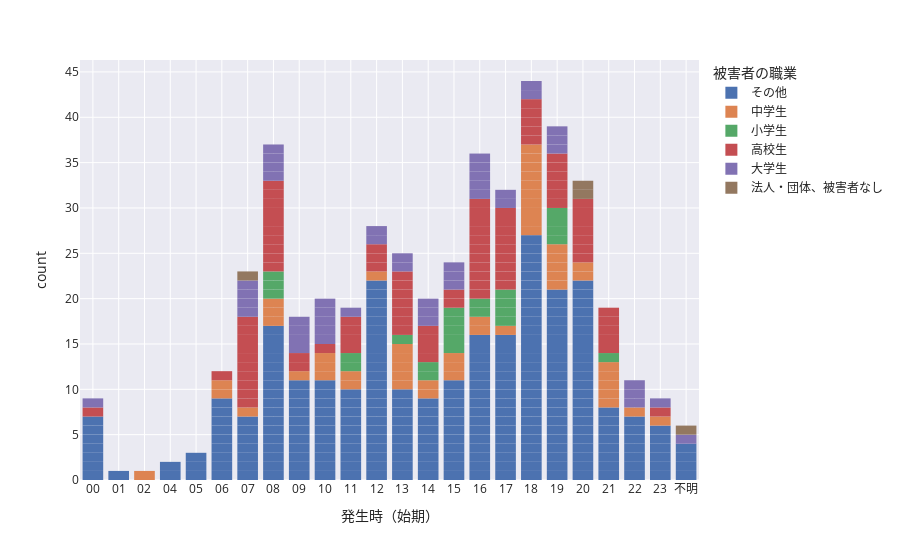

Notebook cell for this chart:
### Markdown cell above
## その他のチャート（上級編）

複数の変数でチャートを作ると、より深い分析ができる。

### Code cell
fig = px.bar(kashiwa,
            x='発生時（始期）',
            color='被害者の職業',
            template='seaborn')
fig.update_traces(
    marker_line_width=0
)
fig.update_xaxes(categoryorder='category ascending')
fig.show()

### Figure 1 — Plotly figure (JSON) as saved in the notebook; plotly's stock layout.template omitted (floating-point values rounded to 4 significant figures; data arrays with more than 128 entries replaced by an {"elided": "..."} marker saying what was removed)
{"data": [{"alignmentgroup": "True", "hovertemplate": "被害者の職業=その他<br>発生時（始期）=%{x}<br>count=%{y}<extra></extra>", "legendgroup": "その他", "marker": {"color": "rgb(76,114,176)", "line": {"width": 0}, "pattern": {"shape": ""}}, "name": "その他", "offsetgroup": "その他", "orientation": "v", "showlegend": true, "textposition": "auto", "type": "bar", "x": {"elided": "257 str values"}, "xaxis": "x", "y": {"elided": "257 int values"}, "yaxis": "y"}, {"alignmentgroup": "True", "hovertemplate": "被害者の職業=中学生<br>発生時（始期）=%{x}<br>count=%{y}<extra></extra>", "legendgroup": "中学生", "marker": {"color": "rgb(221,132,82)", "line": {"width": 0}, "pattern": {"shape": ""}}, "name": "中学生", "offsetgroup": "中学生", "orientation": "v", "showlegend": true, "textposition": "auto", "type": "bar", "x": ["22", "18", "21", "19", "15", "13", "21", "15", "18", "14", "19", "02", "08", "13", "19", "11", "16", "13", "18", "10", "18", "06", "09", "20", "08", "11", "18", "21", "10", "18", "18", "21", "19", "13", "07", "16", "10", "17", "13", "06", "21", "14", "18", "08", "15", "20", "23", "19", "18", "18", "12"], "xaxis": "x", "y": [1, 1, 1, 1, 1, 1, 1, 1, 1, 1, 1, 1, 1, 1, 1, 1, 1, 1, 1, 1, 1, 1, 1, 1, 1, 1, 1, 1, 1, 1, 1, 1, 1, 1, 1, 1, 1, 1, 1, 1, 1, 1, 1, 1, 1, 1, 1, 1, 1, 1, 1], "yaxis": "y"}, {"alignmentgroup": "True", "hovertemplate": "被害者の職業=小学生<br>発生時（始期）=%{x}<br>count=%{y}<extra></extra>", "legendgroup": "小学生", "marker": {"color": "rgb(85,168,104)", "line": {"width": 0}, "pattern": {"shape": ""}}, "name": "小学生", "offsetgroup": "小学生", "orientation": "v", "showlegend": true, "textposition": "auto", "type": "bar", "x": ["15", "17", "08", "19", "08", "19", "11", "14", "15", "16", "17", "13", "15", "14", "17", "08", "15", "17", "15", "21", "19", "11", "19", "16"], "xaxis": "x", "y": [1, 1, 1, 1, 1, 1, 1, 1, 1, 1, 1, 1, 1, 1, 1, 1, 1, 1, 1, 1, 1, 1, 1, 1], "yaxis": "y"}, {"alignmentgroup": "True", "hovertemplate": "被害者の職業=高校生<br>発生時（始期）=%{x}<br>count=%{y}<extra></extra>", "legendgroup": "高校生", "marker": {"color": "rgb(196,78,82)", "line": {"width": 0}, "pattern": {"shape": ""}}, "name": "高校生", "offsetgroup": "高校生", "orientation": "v", "showlegend": true, "textposition": "auto", "type": "bar", "x": ["21", "07", "20", "07", "07", "23", "08", "08", "06", "07", "17", "17", "15", "18", "18", "08", "07", "09", "16", "14", "15", "08", "07", "17", "07", "21", "19", "14", "14", "13", "18", "16", "11", "18", "13", "21", "11", "17", "16", "20", "13", "08", "13", "16", "11", "14", "00", "13", "13", "11", "16", "17", "17", "20", "17", "08", "13", "20", "12", "16", "19", "08", "19", "07", "12", "16", "08", "20", "16", "20", "07", "08", "17", "19", "08", "18", "16", "19", "19", "16", "20", "16", "21", "12", "21", "07", "17", "09", "10"], "xaxis": "x", "y": [1, 1, 1, 1, 1, 1, 1, 1, 1, 1, 1, 1, 1, 1, 1, 1, 1, 1, 1, 1, 1, 1, 1, 1, 1, 1, 1, 1, 1, 1, 1, 1, 1, 1, 1, 1, 1, 1, 1, 1, 1, 1, 1, 1, 1, 1, 1, 1, 1, 1, 1, 1, 1, 1, 1, 1, 1, 1, 1, 1, 1, 1, 1, 1, 1, 1, 1, 1, 1, 1, 1, 1, 1, 1, 1, 1, 1, 1, 1, 1, 1, 1, 1, 1, 1, 1, 1, 1, 1], "yaxis": "y"}, {"alignmentgroup": "True", "hovertemplate": "被害者の職業=大学生<br>発生時（始期）=%{x}<br>count=%{y}<extra></extra>", "legendgroup": "大学生", "marker": {"color": "rgb(129,114,179)", "line": {"width": 0}, "pattern": {"shape": ""}}, "name": "大学生", "offsetgroup": "大学生", "orientation": "v", "showlegend": true, "textposition": "auto", "type": "bar", "x": ["14", "17", "10", "18", "16", "07", "22", "14", "19", "16", "09", "19", "07", "15", "10", "08", "16", "22", "08", "13", "07", "10", "09", "12", "00", "12", "15", "不明", "09", "19", "17", "11", "16", "10", "08", "22", "15", "10", "16", "23", "07", "13", "09", "14", "18", "08"], "xaxis": "x", "y": [1, 1, 1, 1, 1, 1, 1, 1, 1, 1, 1, 1, 1, 1, 1, 1, 1, 1, 1, 1, 1, 1, 1, 1, 1, 1, 1, 1, 1, 1, 1, 1, 1, 1, 1, 1, 1, 1, 1, 1, 1, 1, 1, 1, 1, 1], "yaxis": "y"}, {"alignmentgroup": "True", "hovertemplate": "被害者の職業=法人・団体、被害者なし<br>発生時（始期）=%{x}<br>count=%{y}<extra></extra>", "legendgroup": "法人・団体、被害者なし", "marker": {"color": "rgb(147,120,96)", "line": {"width": 0}, "pattern": {"shape": ""}}, "name": "法人・団体、被害者なし", "offsetgroup": "法人・団体、被害者なし", "orientation": "v", "showlegend": true, "textposition": "auto", "type": "bar", "x": ["20", "不明", "07", "20"], "xaxis": "x", "y": [1, 1, 1, 1], "yaxis": "y"}], "layout": {"barmode": "relative", "legend": {"title": {"text": "被害者の職業"}, "tracegroupgap": 0}, "margin": {"t": 60}, "xaxis": {"anchor": "y", "categoryorder": "category ascending", "domain": [0, 1], "title": {"text": "発生時（始期）"}}, "yaxis": {"anchor": "x", "domain": [0, 1], "title": {"text": "count"}}}}
